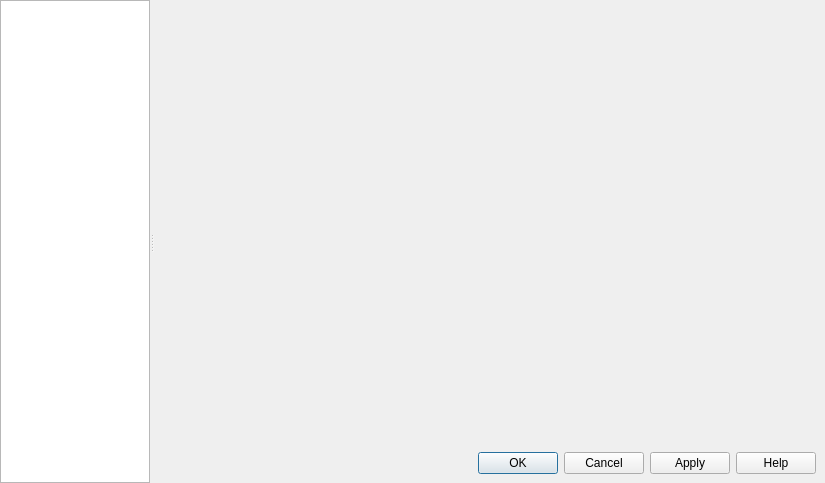
<?xml version="1.0" encoding="UTF-8"?>
<ui version="4.0">
 <class>QgsVectorLayerPropertiesBase</class>
 <widget class="QDialog" name="QgsVectorLayerPropertiesBase">
  <property name="geometry">
   <rect>
    <x>0</x>
    <y>0</y>
    <width>825</width>
    <height>483</height>
   </rect>
  </property>
  <property name="minimumSize">
   <size>
    <width>825</width>
    <height>0</height>
   </size>
  </property>
  <property name="windowTitle">
   <string>Layer Properties</string>
  </property>
  <property name="windowIcon">
   <iconset resource="../../../../QGIS/images/images.qrc">
    <normaloff>:/images/icons/qgis-icon-16x16.png</normaloff>:/images/icons/qgis-icon-16x16.png</iconset>
  </property>
  <layout class="QVBoxLayout" name="verticalLayout_5">
   <property name="spacing">
    <number>0</number>
   </property>
   <property name="leftMargin">
    <number>0</number>
   </property>
   <property name="topMargin">
    <number>0</number>
   </property>
   <property name="rightMargin">
    <number>0</number>
   </property>
   <property name="bottomMargin">
    <number>0</number>
   </property>
   <item>
    <widget class="QSplitter" name="mOptionsSplitter">
     <property name="orientation">
      <enum>Qt::Horizontal</enum>
     </property>
     <property name="childrenCollapsible">
      <bool>false</bool>
     </property>
     <widget class="QFrame" name="mOptionsListFrame">
      <property name="minimumSize">
       <size>
        <width>0</width>
        <height>0</height>
       </size>
      </property>
      <property name="frameShape">
       <enum>QFrame::NoFrame</enum>
      </property>
      <property name="frameShadow">
       <enum>QFrame::Raised</enum>
      </property>
      <layout class="QVBoxLayout" name="verticalLayout_2">
       <property name="leftMargin">
        <number>0</number>
       </property>
       <property name="topMargin">
        <number>0</number>
       </property>
       <property name="rightMargin">
        <number>0</number>
       </property>
       <property name="bottomMargin">
        <number>0</number>
       </property>
       <item>
        <widget class="QListWidget" name="mOptionsListWidget">
         <property name="minimumSize">
          <size>
           <width>58</width>
           <height>0</height>
          </size>
         </property>
         <property name="maximumSize">
          <size>
           <width>150</width>
           <height>16777215</height>
          </size>
         </property>
         <property name="horizontalScrollBarPolicy">
          <enum>Qt::ScrollBarAlwaysOff</enum>
         </property>
         <property name="editTriggers">
          <set>QAbstractItemView::NoEditTriggers</set>
         </property>
         <property name="iconSize">
          <size>
           <width>32</width>
           <height>32</height>
          </size>
         </property>
         <property name="textElideMode">
          <enum>Qt::ElideNone</enum>
         </property>
         <property name="resizeMode">
          <enum>QListView::Adjust</enum>
         </property>
         <property name="wordWrap">
          <bool>true</bool>
         </property>
        </widget>
       </item>
      </layout>
     </widget>
     <widget class="QFrame" name="mOptionsFrame">
      <property name="sizePolicy">
       <sizepolicy hsizetype="Expanding" vsizetype="Preferred">
        <horstretch>1</horstretch>
        <verstretch>0</verstretch>
       </sizepolicy>
      </property>
      <property name="frameShape">
       <enum>QFrame::NoFrame</enum>
      </property>
      <property name="frameShadow">
       <enum>QFrame::Raised</enum>
      </property>
      <layout class="QVBoxLayout" name="verticalLayout">
       <item>
        <widget class="QStackedWidget" name="mOptionsStackedWidget">
         <property name="sizePolicy">
          <sizepolicy hsizetype="Expanding" vsizetype="Expanding">
           <horstretch>0</horstretch>
           <verstretch>0</verstretch>
          </sizepolicy>
         </property>
         <property name="currentIndex">
          <number>-1</number>
         </property>
        </widget>
       </item>
       <item>
        <widget class="QDialogButtonBox" name="buttonBox">
         <property name="orientation">
          <enum>Qt::Horizontal</enum>
         </property>
         <property name="standardButtons">
          <set>QDialogButtonBox::Apply|QDialogButtonBox::Cancel|QDialogButtonBox::Help|QDialogButtonBox::Ok</set>
         </property>
         <property name="centerButtons">
          <bool>false</bool>
         </property>
        </widget>
       </item>
      </layout>
     </widget>
    </widget>
   </item>
  </layout>
  <action name="actionLoadStyle">
   <property name="icon">
    <iconset resource="../../../../QGIS/images/images.qrc">
     <normaloff>:/images/themes/default/mActionFileOpen.svg</normaloff>:/images/themes/default/mActionFileOpen.svg</iconset>
   </property>
   <property name="text">
    <string>Load Style</string>
   </property>
  </action>
  <action name="actionSaveStyle">
   <property name="icon">
    <iconset resource="../../../../QGIS/images/images.qrc">
     <normaloff>:/images/themes/default/mActionFileSave.svg</normaloff>:/images/themes/default/mActionFileSave.svg</iconset>
   </property>
   <property name="text">
    <string>Save Style</string>
   </property>
  </action>
  <action name="actionCopyStyle">
   <property name="icon">
    <iconset resource="../../../../QGIS/images/images.qrc">
     <normaloff>:/images/themes/default/mActionEditCopy.svg</normaloff>:/images/themes/default/mActionEditCopy.svg</iconset>
   </property>
   <property name="text">
    <string>Copy Style</string>
   </property>
  </action>
  <action name="actionPasteStyle">
   <property name="icon">
    <iconset resource="../../../../QGIS/images/images.qrc">
     <normaloff>:/images/themes/default/mActionEditPaste.svg</normaloff>:/images/themes/default/mActionEditPaste.svg</iconset>
   </property>
   <property name="text">
    <string>Paste Style</string>
   </property>
  </action>
 </widget>
 <tabstops>
  <tabstop>mOptionsListWidget</tabstop>
 </tabstops>
 <resources>
  <include location="../../../../QGIS/images/images.qrc"/>
  <include location="../qpsresources.qrc"/>
 </resources>
 <connections>
  <connection>
   <sender>mOptionsListWidget</sender>
   <signal>currentRowChanged(int)</signal>
   <receiver>mOptionsStackedWidget</receiver>
   <slot>setCurrentIndex(int)</slot>
   <hints>
    <hint type="sourcelabel">
     <x>86</x>
     <y>325</y>
    </hint>
    <hint type="destinationlabel">
     <x>794</x>
     <y>14</y>
    </hint>
   </hints>
  </connection>
  <connection>
   <sender>buttonBox</sender>
   <signal>accepted()</signal>
   <receiver>QgsVectorLayerPropertiesBase</receiver>
   <slot>accept()</slot>
   <hints>
    <hint type="sourcelabel">
     <x>541</x>
     <y>568</y>
    </hint>
    <hint type="destinationlabel">
     <x>475</x>
     <y>590</y>
    </hint>
   </hints>
  </connection>
 </connections>
</ui>
